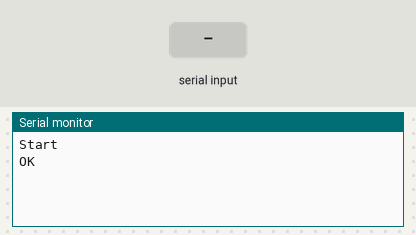
A sketch run on a simulated Arduino Uno, built with avr-gcc and run on an emulated ATmega328P. On the bench: the last lines printed to the serial monitor. The inputs (shaded band) are chosen by the test bench. The modem accepts every AT command (registered, SIM ready, sends succeed) and sends nothing else.

Above: at 1.2 s.
1.3 s: "1" received over the second serial link
At 1.7 s:
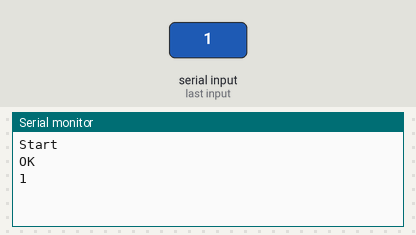
2.8 s: "0" received over the second serial link
At 4.0 s:
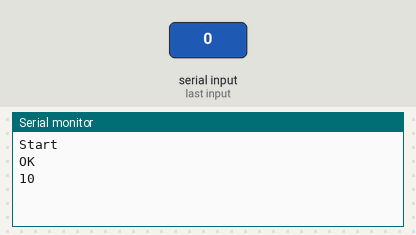

The sketch:

sim800l.ino
```cpp
#include <SoftwareSerial.h>
SoftwareSerial SIM800(8, 9);
void setup() {
  Serial.begin(9600);
  Serial.println("Start");
  SIM800.begin(9600);
  SIM800.println("AT");
}

void loop() {
  if(SIM800.available()){
    Serial.write(SIM800.read());
  }
if(Serial.available()){
    SIM800.write(Serial.read());
  }
}
```

Measured:
- after the input at 1.3 s, the serial monitor: prints a new line at once (image 1)
- after the input at 2.8 s, the serial monitor: prints a new line at once (image 2)
